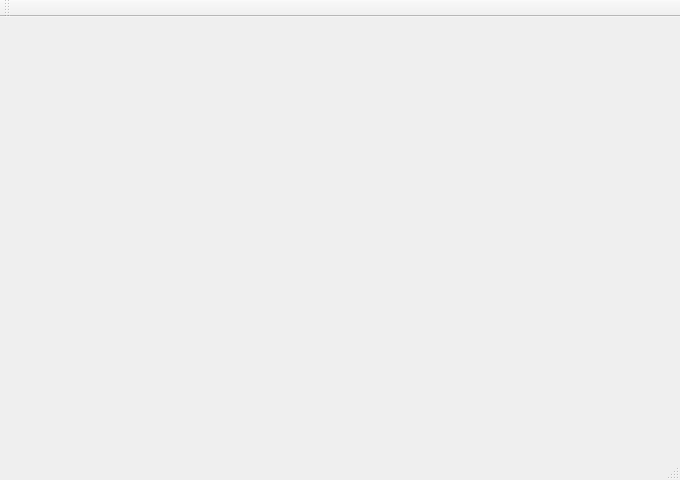
<?xml version="1.0" encoding="UTF-8"?>
<ui version="4.0">
 <class>MainWindow</class>
 <widget class="QMainWindow" name="MainWindow">
  <property name="geometry">
   <rect>
    <x>0</x>
    <y>0</y>
    <width>680</width>
    <height>480</height>
   </rect>
  </property>
  <property name="windowTitle">
   <string>MainWindow</string>
  </property>
  <widget class="QWidget" name="centralWidget"/>
  <widget class="QMenuBar" name="menuBar">
   <property name="geometry">
    <rect>
     <x>0</x>
     <y>0</y>
     <width>680</width>
     <height>22</height>
    </rect>
   </property>
  </widget>
  <widget class="QToolBar" name="mainToolBar">
   <attribute name="toolBarArea">
    <enum>TopToolBarArea</enum>
   </attribute>
   <attribute name="toolBarBreak">
    <bool>false</bool>
   </attribute>
  </widget>
  <widget class="QStatusBar" name="statusBar"/>
 </widget>
 <layoutdefault spacing="6" margin="11"/>
 <resources/>
 <connections/>
</ui>
